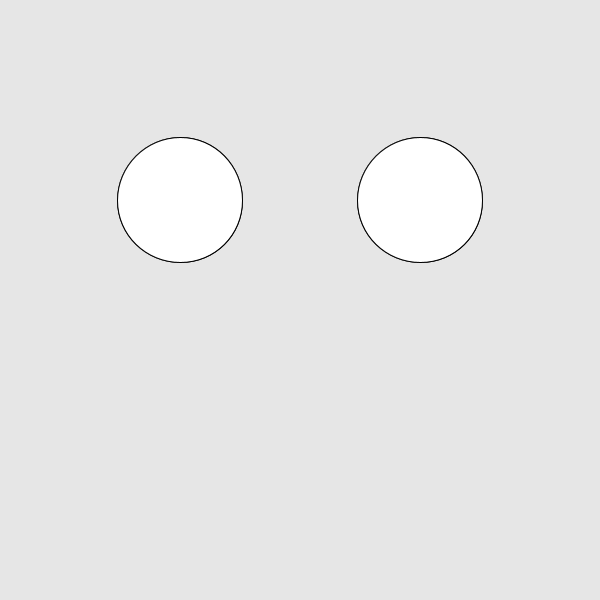
Frame 1 (no input)
Frame 60 (the mouse pressed at the canvas centre just before this capture): identical to frame 1, image omitted
Frame 120 (the mouse held since frame 60 and released just before this capture): identical to frame 1, image omitted

The Processing sketch that drew this single still picture (run headless with seeded random() and noise(); from frame 60 on, the mouse is pressed at the canvas centre):

// Processing sketch: Midterm_with_Class_Week7
// ── Midterm_with_Class_Week7.pde
Button b1;
Button b2;
String textToShow = "";
color bgColor = color(230);

void setup(){
  size(600, 600);
  b1 = new Button();
  b2 = new Button();
}

void draw(){
  background(bgColor);
  b1.display();
  b2.display();
}

// ── Button.pde
class Button{
  
  int button1x;
  int button1y;
  color button1BG;
  String button1Text;
  
  int button2x;
  int button2y;
  color button2BG;
  String button2Text;
  
  color bgColor;
  int buttonSize;
  //String testToShow = "";
  
  Button(){
    button1x = 180;
    button1y = 200;
    button1BG = color(230, 255, 200);
    button1Text = "button 1 pressed!";
    
    button2x = 420;
    button2y = 200;
    button2BG = color(255, 200, 230);
    button2Text = "button 2 pressed!";
    
    bgColor = color(230);
    buttonSize = 125;
    //textToShow = "";
  }
  
  void display(){
    if (dist(mouseX, mouseY, button1x, button1y) < buttonSize/2 && mousePressed) {
      textToShow = button1Text;
      bgColor = button1BG;
      fill(0);
  } else {
      fill(255);
  }
    ellipse(button1x, button1y, buttonSize, buttonSize);
  
    if (dist(mouseX, mouseY, button2x, button2y) < buttonSize/2 && mousePressed) {
      textToShow = button2Text;
      bgColor = button2BG;
      fill(0);
  } else {
      fill(255);
  }
    ellipse(button2x, button2y, buttonSize, buttonSize);
  
    fill(0);
    textAlign(CENTER);
    textSize(28);
    text(textToShow, width/2, 400);
  }
}
